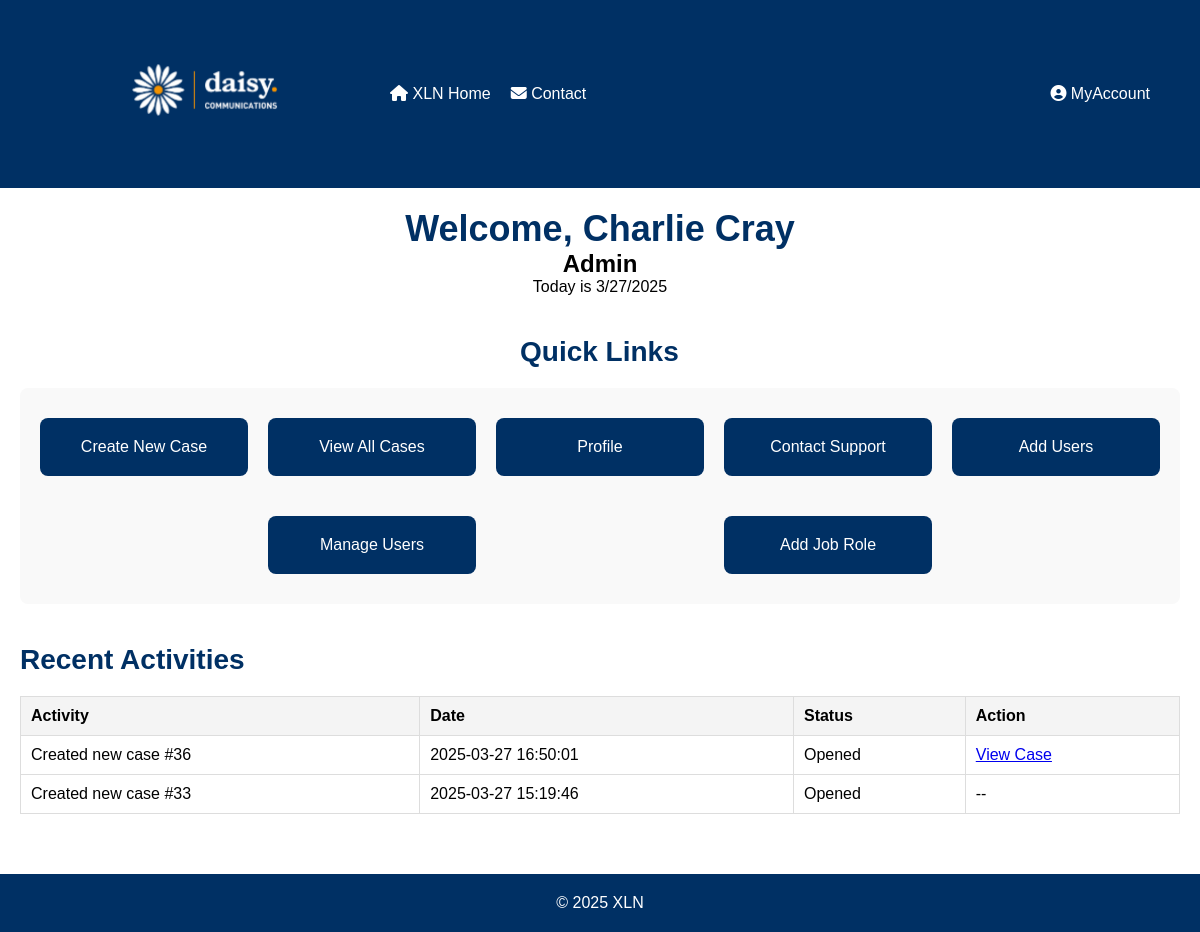
Before: /php/Homepage.php (signed in) with the older database file.
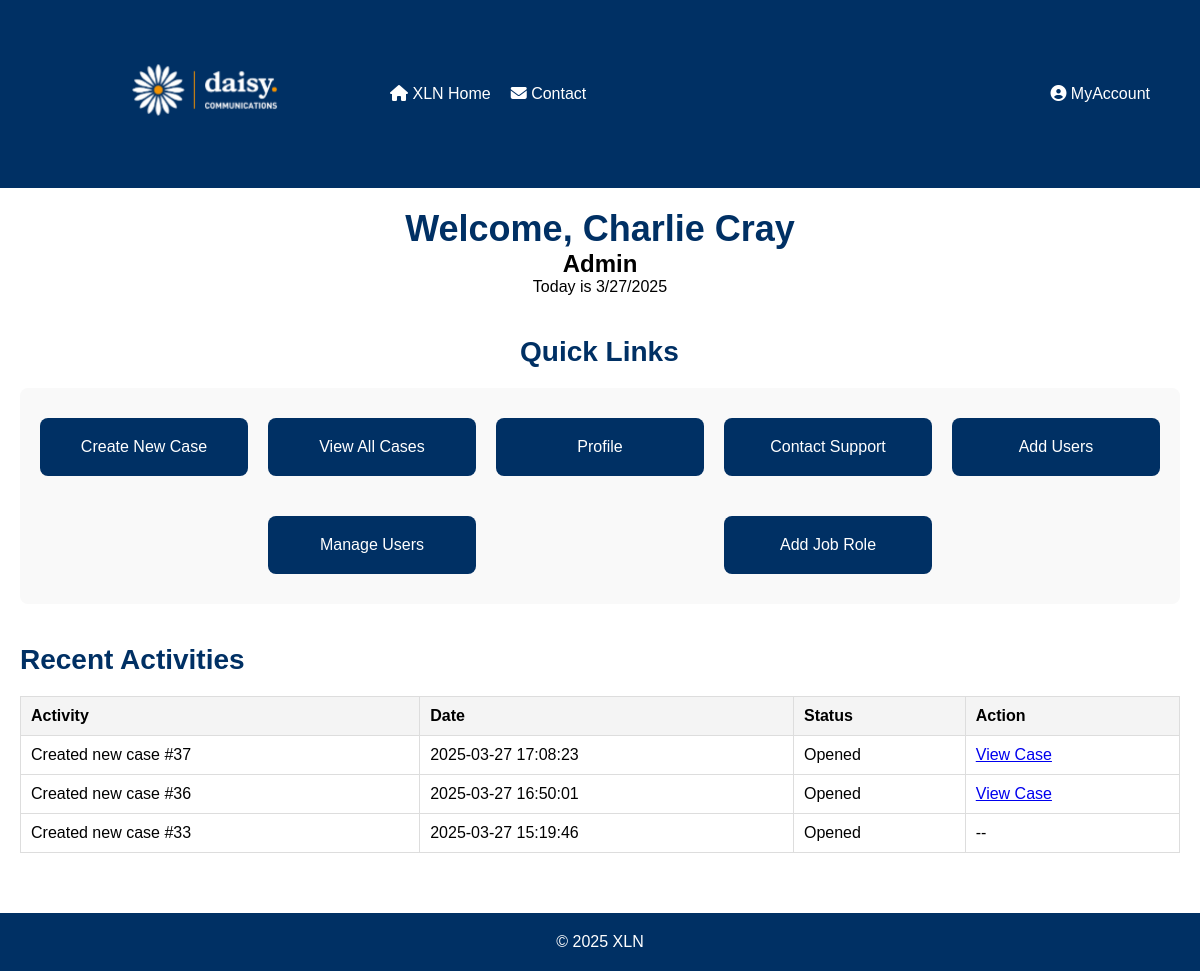
After: the same page with the newer database file.
### tables this page shows
CREATE TABLE "users" (
	"userID"	INTEGER,
	"fName"	TEXT NOT NULL,
	"mName"	TEXT,
	"lName"	TEXT NOT NULL,
	"email"	TEXT NOT NULL CHECK("email" LIKE '%_@_%._%') UNIQUE,
	"password"	TEXT NOT NULL,
	"jobID"	INT,
	"managerID"	INTEGER CHECK("jobID" != 1 OR ("jobID" = 1 AND "managerID" IS NOT NULL)),
	PRIMARY KEY("userID" AUTOINCREMENT),
	FOREIGN KEY("jobID") REFERENCES "jobs"("jobID") ON UPDATE CASCADE ON DELETE CASCADE
);

CREATE TABLE "activities" (
    "id" INTEGER PRIMARY KEY AUTOINCREMENT,
    "userID" INTEGER,
    "caseID" INTEGER,
    "activity" TEXT,
    "date" TEXT,
    "status" TEXT,
    FOREIGN KEY("userID") REFERENCES "users"("userID"),
    FOREIGN KEY("caseID") REFERENCES "cases"("caseID") ON DELETE CASCADE ON UPDATE CASCADE
);

### php/Homepage.php (the view, shortened to what this page needs)
<?php
$db = connectToDatabase();
$userID = $_SESSION['userID'];
$stmt = $db->prepare("SELECT fName, mName, lName, email, jobID
                      FROM users
                      WHERE userID = :userID");
$stmt->bindValue(':userID', $userID, SQLITE3_INTEGER);
$result = $stmt->execute();
$userData = $result->fetchArray(SQLITE3_ASSOC);
$recentActivities = [];
if ($_SESSION['jobID'] == 3) {
    $activitiesStmt = $db->prepare("
        SELECT a.activity, a.date, a.status, a.caseID, u.fName || ' ' || u.lName AS handlerName
        FROM activities a
        INNER JOIN users u ON a.userID = u.userID
        WHERE u.managerID = :managerID
        ORDER BY a.date DESC
        LIMIT 5
    ");
    $activitiesStmt->bindValue(':managerID', $userID, SQLITE3_INTEGER);
} else {
    $activitiesStmt = $db->prepare("
        SELECT activity, date, status, caseID
        FROM activities
        WHERE userID = :userID
        ORDER BY date DESC
        LIMIT 5
    ");
    $activitiesStmt->bindValue(':userID', $userID, SQLITE3_INTEGER);
}
$activitiesResult = $activitiesStmt->execute();
while ($row = $activitiesResult->fetchArray(SQLITE3_ASSOC)) {
    $recentActivities[] = $row;
}
?>
<!DOCTYPE html>
<html lang="en">
<head>
    <link rel="stylesheet" href="../css/Homepage.css">
    <link
        rel="stylesheet"
        href="https://cdnjs.cloudflare.com/ajax/libs/font-awesome/6.2.1/css/all.min.css" />
</head>
<body>
    <header>
        <a href="Homepage.php"><img class="logo" src="../xlnLogo.png" alt="XLN Logo"></a>
        <nav>
            <ul class="left-menu">
                <li><a href="Homepage.php"><i class="fa-solid fa-house"></i> XLN Home</a></li>
                <li><a href="../html/Contact.html"><i class="fa-solid fa-envelope"></i> Contact</a></li>
            </ul>
            <ul class="right-menu">
                <li class="dropdown">
                    <a href="javascript:void(0)" class="dropbtn"><i class="fa-solid fa-circle-user"></i> MyAccount</a>
                </li>
            </ul>
        </nav>
    </header>
    <main>
        <section class="welcome-section">
            <h1>Welcome, <?php echo htmlspecialchars($userData['fName'] . ' ' . ($userData['mName'] ?: '') . ' ' . $userData['lName']); ?></h1>
            <h2><?php echo htmlspecialchars($userData['jobID'] == 1) ? "Case Handler" : "Admin"; ?> </h2>
            <p>Today is <span id="currentDate"></span></p>
        </section>
        <section class="quick-links">
            <h2>Quick Links</h2>
            <div class="links-container <?php
                                        echo ($_SESSION['jobID'] == 2) ? 'admin' : (($_SESSION['jobID'] == 3) ? 'manager' : 'case-handler');
                                        ?>">
                <a href="../php/CaseCreation.php" class="link-box">Create New Case</a>
                <a href="../php/ViewAllCases.php" class="link-box">View All Cases</a>
                <a href="ProfilePage.php" class="link-box">Profile</a>
                <a href="../html/Contact.html" class="link-box">Contact Support</a>
                <?php if ($_SESSION['jobID'] == 2) { ?>
                    <a href="UserCreation.php" class="link-box">Add Users</a>
                    <a href="UserManagement.php" class="link-box user-management">Manage Users</a>
                    <a href="JobRoleCreation.php" class="link-box job-role">Add Job Role</a>
                <?php } ?>
            </div>
        </section>
        <section class="recent-activities">
            <h2>Recent Activities</h2>
            <table>
                <thead>
                    <tr>
                        <th>Activity</th>
                        <th>Date</th>
                        <th>Status</th>
                        <th>Action</th>
                    </tr>
                </thead>
                <tbody>
                    <?php if (empty($recentActivities)): ?>
                        <tr>
                            <td colspan="<?php echo ($_SESSION['jobID'] == 3) ? '5' : '4'; ?>">No recent activities found.</td>
                        </tr>
                    <?php else: ?>
                        <?php foreach ($recentActivities as $activity): ?>
                            <tr>
                                <td><?php echo htmlspecialchars($activity['activity']); ?></td>
                                <td><?php echo htmlspecialchars($activity['date']); ?></td>
                                <td><?php echo htmlspecialchars($activity['status']); ?></td>
                                <td>
                                    <?php if (!empty($activity['caseID'])): ?>
                                        <a href="ViewCase.php?uid=<?php echo $activity['caseID']; ?>">
                                            View Case
                                        </a>
                                    <?php else: ?>
                                        --
                                    <?php endif; ?>
                                </td>
                            </tr>
                        <?php endforeach; ?>
                    <?php endif; ?>
                </tbody>
            </table>
        </section>
    </main>
    <footer>
        <p>&copy; <span id="year"></span> XLN</p>
    </footer>
</body>
</html>

### css/Homepage.css (style rules this page uses)
* { margin: 0; padding: 0; box-sizing: border-box; font-family: Arial, Helvetica, sans-serif; }
header { background-color: #003064; color: #ffffff; display: flex; align-items: center; padding: 50px; }
img.logo { width: 300px; margin-right: 20px; }
nav { display: flex; justify-content: space-between; width: 100%; }
nav ul.left-menu { flex-grow: 1; }
nav ul.right-menu { justify-content: flex-end; }
.dropdown { position: relative; display: inline-block; }
nav ul { list-style: none; display: flex; align-items: center; margin: 0; padding: 0; }
nav ul li { margin-left: 20px; }
nav ul li a { color: #ffffff; text-decoration: none; }
main { padding: 20px; max-width: 1200px; margin: 0 auto; }
.welcome-section { text-align: center; margin-bottom: 40px; }
.welcome-section h1 { font-size: 36px; color: #003064; }
.quick-links { margin-bottom: 40px; }
.quick-links h2 { font-size: 28px; color: #003064; margin-bottom: 20px; margin-left: 500px; }
.links-container { display: grid; gap: 20px; justify-items: center; padding: 20px; background-color: #f9f9f9; border-radius: 8px; grid-template-columns: repeat(auto-fit, minmax(200px, 1fr)); }
.links-container.admin { grid-template-columns: repeat(auto-fit, minmax(200px, 1fr)); }
.link-box { max-width: 250px; background-color: #003064; color: white; padding: 20px; border-radius: 8px; text-align: center; text-decoration: none; width: 100%; margin: 10px; transition: background-color 0.3s ease; }
.link-box.job-role { grid-column: 4; }
.link-box.user-management { grid-column: 2; }
.notifications, .recent-activities { margin-bottom: 40px; }
.notifications h2, .recent-activities h2 { font-size: 28px; color: #003064; margin-bottom: 20px; }
.notifications ul, .recent-activities table { list-style: none; padding: 0; }
.recent-activities table { width: 100%; border-collapse: collapse; }
.recent-activities th, .recent-activities td { border: 1px solid #ddd; padding: 10px; text-align: left; }
.recent-activities th { background-color: #f4f4f4; }
footer { background-color: #003064; color: white; text-align: center; padding: 20px; position: relative; bottom: 0; left: 0; right: 0; width: 100%; }

Changed rows visible on the page:
added activities: activity "Created new case #37", date "2025-03-27 17:08:23", status "Opened"
